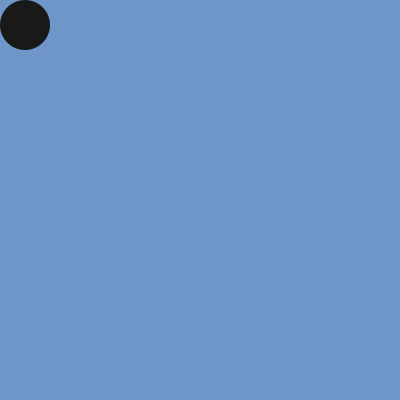
Frame 1 (no input)
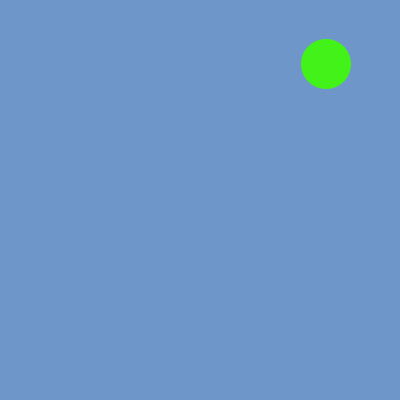
Frame 60 (the mouse pressed at the canvas centre just before this capture)
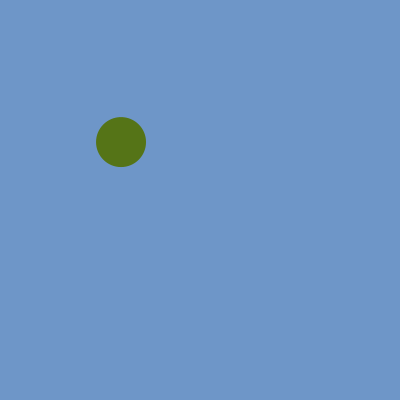
Frame 120 (the mouse held since frame 60 and released just before this capture)

The Processing sketch that drew these frames (run headless with seeded random() and noise(); from frame 60 on, the mouse is pressed at the canvas centre):

// Processing sketch: processing_49424
// ── processing_49424.pde

float x = 25;
float y = 25;
float colour1 = 25;
float colour2 = 25;
float colour3 = 25;
float xspeed = 7;
float yspeed = 13;


void setup () {

  size (400, 400);
  smooth (); 
  ellipseMode (CENTER);
}

void draw () {

  noStroke ();
  background (110, 150, 200);
  fill (colour1, colour2, colour3);
  ellipse (x, y, 50, 50);

  x += xspeed;
  y += yspeed;

  if (x > width - 25) {

    xspeed = -xspeed;
    colour1 = random(255);
  } 
  else if (x < 25) {

    xspeed = -xspeed;
    colour3 = random(255);
  }

  if (y > height - 25) {

    yspeed = -yspeed;
    colour1 = random(255);
  } 
  else if (y < 25) {

    yspeed = -yspeed;
    colour2 = random(255);
  }

}

void mousePressed () {
 
  xspeed = random (-13, 13);
  yspeed = random (-13, 13);
  colour1 = random(255);
  colour2 = random(255);
  colour3 = random(255);
 
} 
